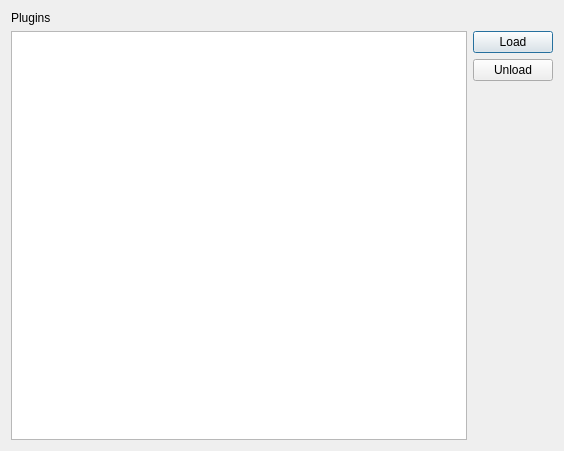
<ui version="4.0" >
 <class>PluginManagerDialog</class>
 <widget class="QDialog" name="PluginManagerDialog" >
  <property name="geometry" >
   <rect>
    <x>0</x>
    <y>0</y>
    <width>564</width>
    <height>451</height>
   </rect>
  </property>
  <property name="windowTitle" >
   <string>Dialog</string>
  </property>
  <layout class="QVBoxLayout" name="verticalLayout_3" >
   <item>
    <layout class="QVBoxLayout" name="verticalLayout_2" >
     <item>
      <widget class="QLabel" name="label" >
       <property name="text" >
        <string>Plugins</string>
       </property>
      </widget>
     </item>
     <item>
      <layout class="QHBoxLayout" name="horizontalLayout" >
       <item>
        <widget class="QListView" name="pluginsList" />
       </item>
       <item>
        <layout class="QVBoxLayout" name="verticalLayout" >
         <item>
          <widget class="QPushButton" name="loadButton" >
           <property name="text" >
            <string>Load</string>
           </property>
          </widget>
         </item>
         <item>
          <widget class="QPushButton" name="unloadButton" >
           <property name="text" >
            <string>Unload</string>
           </property>
          </widget>
         </item>
         <item>
          <spacer name="verticalSpacer" >
           <property name="orientation" >
            <enum>Qt::Vertical</enum>
           </property>
           <property name="sizeHint" stdset="0" >
            <size>
             <width>20</width>
             <height>40</height>
            </size>
           </property>
          </spacer>
         </item>
        </layout>
       </item>
      </layout>
     </item>
    </layout>
   </item>
  </layout>
 </widget>
 <resources/>
 <connections/>
</ui>
